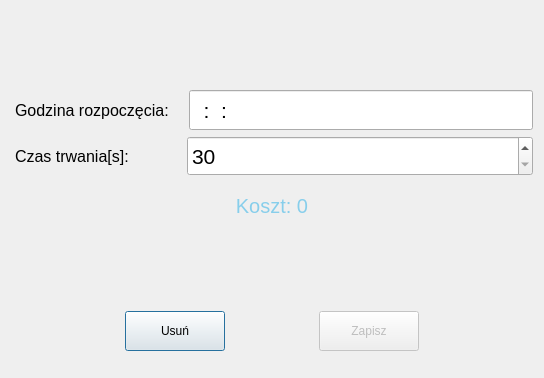
<?xml version="1.0" encoding="UTF-8"?>
<ui version="4.0">
 <class>AdEditorDialog</class>
 <widget class="QDialog" name="AdEditorDialog">
  <property name="geometry">
   <rect>
    <x>0</x>
    <y>0</y>
    <width>544</width>
    <height>378</height>
   </rect>
  </property>
  <property name="minimumSize">
   <size>
    <width>300</width>
    <height>250</height>
   </size>
  </property>
  <property name="maximumSize">
   <size>
    <width>700</width>
    <height>500</height>
   </size>
  </property>
  <property name="windowTitle">
   <string>Edycja reklamy</string>
  </property>
  <property name="modal">
   <bool>true</bool>
  </property>
  <layout class="QVBoxLayout" name="verticalLayout_2">
   <item>
    <layout class="QVBoxLayout" name="verticalLayout">
     <item alignment="Qt::AlignHCenter">
      <widget class="QLabel" name="weekName">
       <property name="sizePolicy">
        <sizepolicy hsizetype="Maximum" vsizetype="Maximum">
         <horstretch>0</horstretch>
         <verstretch>0</verstretch>
        </sizepolicy>
       </property>
       <property name="styleSheet">
        <string notr="true">font-size: 18px;
color: gray;</string>
       </property>
       <property name="text">
        <string/>
       </property>
       <property name="alignment">
        <set>Qt::AlignCenter</set>
       </property>
      </widget>
     </item>
     <item>
      <spacer name="verticalSpacer_2">
       <property name="orientation">
        <enum>Qt::Vertical</enum>
       </property>
       <property name="sizeType">
        <enum>QSizePolicy::Maximum</enum>
       </property>
       <property name="sizeHint" stdset="0">
        <size>
         <width>20</width>
         <height>40</height>
        </size>
       </property>
      </spacer>
     </item>
     <item>
      <layout class="QHBoxLayout" name="horizontalLayout">
       <item>
        <widget class="QLabel" name="label">
         <property name="sizePolicy">
          <sizepolicy hsizetype="Fixed" vsizetype="Preferred">
           <horstretch>0</horstretch>
           <verstretch>0</verstretch>
          </sizepolicy>
         </property>
         <property name="minimumSize">
          <size>
           <width>170</width>
           <height>0</height>
          </size>
         </property>
         <property name="styleSheet">
          <string notr="true">padding-right: 10px;
font-size: 16px;</string>
         </property>
         <property name="text">
          <string>Godzina rozpoczęcia:</string>
         </property>
        </widget>
       </item>
       <item>
        <widget class="QLineEdit" name="startHour">
         <property name="enabled">
          <bool>true</bool>
         </property>
         <property name="minimumSize">
          <size>
           <width>0</width>
           <height>40</height>
          </size>
         </property>
         <property name="font">
          <font>
           <pointsize>16</pointsize>
          </font>
         </property>
         <property name="inputMask">
          <string>99:99:99</string>
         </property>
        </widget>
       </item>
      </layout>
     </item>
     <item>
      <layout class="QHBoxLayout" name="horizontalLayout_2">
       <item>
        <widget class="QLabel" name="label_2">
         <property name="sizePolicy">
          <sizepolicy hsizetype="Fixed" vsizetype="Preferred">
           <horstretch>0</horstretch>
           <verstretch>0</verstretch>
          </sizepolicy>
         </property>
         <property name="minimumSize">
          <size>
           <width>170</width>
           <height>0</height>
          </size>
         </property>
         <property name="styleSheet">
          <string notr="true">padding-right: 10px;
font-size: 16px;</string>
         </property>
         <property name="text">
          <string>Czas trwania[s]:</string>
         </property>
        </widget>
       </item>
       <item>
        <widget class="QSpinBox" name="duration">
         <property name="enabled">
          <bool>true</bool>
         </property>
         <property name="minimumSize">
          <size>
           <width>0</width>
           <height>40</height>
          </size>
         </property>
         <property name="font">
          <font>
           <pointsize>16</pointsize>
          </font>
         </property>
         <property name="minimum">
          <number>30</number>
         </property>
         <property name="maximum">
          <number>999</number>
         </property>
        </widget>
       </item>
      </layout>
     </item>
    </layout>
   </item>
   <item>
    <widget class="QLabel" name="cost">
     <property name="sizePolicy">
      <sizepolicy hsizetype="Preferred" vsizetype="Maximum">
       <horstretch>0</horstretch>
       <verstretch>0</verstretch>
      </sizepolicy>
     </property>
     <property name="styleSheet">
      <string notr="true">font-size: 20px;
color: skyblue;
margin-top 5px;</string>
     </property>
     <property name="text">
      <string>Koszt: 0</string>
     </property>
     <property name="alignment">
      <set>Qt::AlignCenter</set>
     </property>
    </widget>
   </item>
   <item>
    <spacer name="verticalSpacer">
     <property name="orientation">
      <enum>Qt::Vertical</enum>
     </property>
     <property name="sizeType">
      <enum>QSizePolicy::Maximum</enum>
     </property>
     <property name="sizeHint" stdset="0">
      <size>
       <width>20</width>
       <height>40</height>
      </size>
     </property>
    </spacer>
   </item>
   <item>
    <widget class="QLabel" name="errorLabel">
     <property name="sizePolicy">
      <sizepolicy hsizetype="MinimumExpanding" vsizetype="Fixed">
       <horstretch>0</horstretch>
       <verstretch>0</verstretch>
      </sizepolicy>
     </property>
     <property name="styleSheet">
      <string notr="true">font-size: 15px;
font-weight: bold;
color: red;</string>
     </property>
     <property name="text">
      <string/>
     </property>
     <property name="alignment">
      <set>Qt::AlignCenter</set>
     </property>
    </widget>
   </item>
   <item>
    <layout class="QHBoxLayout" name="horizontalLayout_3">
     <property name="spacing">
      <number>20</number>
     </property>
     <item>
      <spacer name="horizontalSpacer">
       <property name="orientation">
        <enum>Qt::Horizontal</enum>
       </property>
       <property name="sizeType">
        <enum>QSizePolicy::Preferred</enum>
       </property>
       <property name="sizeHint" stdset="0">
        <size>
         <width>40</width>
         <height>20</height>
        </size>
       </property>
      </spacer>
     </item>
     <item>
      <widget class="QPushButton" name="removeBtn">
       <property name="sizePolicy">
        <sizepolicy hsizetype="Fixed" vsizetype="Fixed">
         <horstretch>0</horstretch>
         <verstretch>0</verstretch>
        </sizepolicy>
       </property>
       <property name="minimumSize">
        <size>
         <width>100</width>
         <height>40</height>
        </size>
       </property>
       <property name="text">
        <string>Usuń</string>
       </property>
      </widget>
     </item>
     <item>
      <widget class="QPushButton" name="saveBtn">
       <property name="enabled">
        <bool>false</bool>
       </property>
       <property name="sizePolicy">
        <sizepolicy hsizetype="Fixed" vsizetype="Fixed">
         <horstretch>0</horstretch>
         <verstretch>0</verstretch>
        </sizepolicy>
       </property>
       <property name="minimumSize">
        <size>
         <width>100</width>
         <height>40</height>
        </size>
       </property>
       <property name="text">
        <string>Zapisz</string>
       </property>
      </widget>
     </item>
     <item>
      <spacer name="horizontalSpacer_2">
       <property name="orientation">
        <enum>Qt::Horizontal</enum>
       </property>
       <property name="sizeType">
        <enum>QSizePolicy::Fixed</enum>
       </property>
       <property name="sizeHint" stdset="0">
        <size>
         <width>40</width>
         <height>20</height>
        </size>
       </property>
      </spacer>
     </item>
    </layout>
   </item>
  </layout>
 </widget>
 <resources/>
 <connections/>
</ui>
